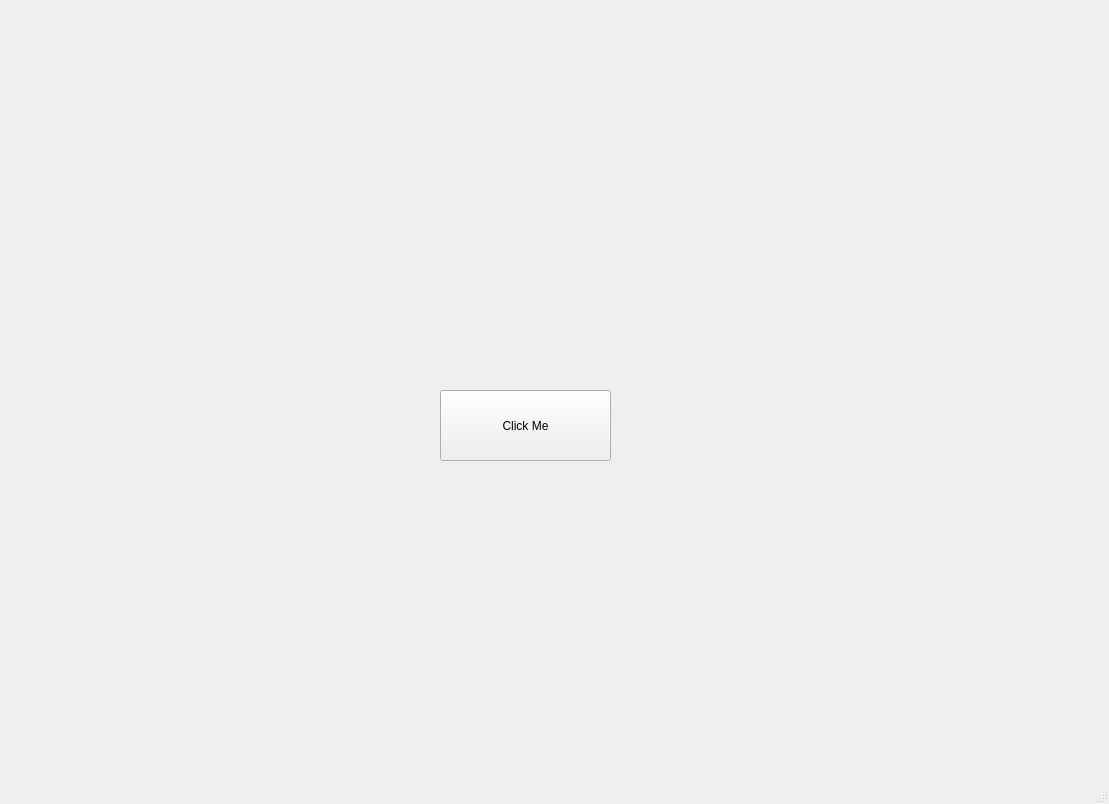
<?xml version="1.0" encoding="UTF-8"?>
<ui version="4.0">
 <class>HelloWorld</class>
 <widget class="QMainWindow" name="HelloWorld">
  <property name="geometry">
   <rect>
    <x>0</x>
    <y>0</y>
    <width>1109</width>
    <height>804</height>
   </rect>
  </property>
  <property name="windowTitle">
   <string>Hello World</string>
  </property>
  <widget class="QWidget" name="centralwidget">
   <widget class="QPushButton" name="btnGreeting">
    <property name="geometry">
     <rect>
      <x>440</x>
      <y>390</y>
      <width>171</width>
      <height>71</height>
     </rect>
    </property>
    <property name="text">
     <string>Click Me</string>
    </property>
   </widget>
  </widget>
  <widget class="QMenuBar" name="menubar">
   <property name="geometry">
    <rect>
     <x>0</x>
     <y>0</y>
     <width>1109</width>
     <height>26</height>
    </rect>
   </property>
  </widget>
  <widget class="QStatusBar" name="statusbar"/>
 </widget>
 <resources/>
 <connections/>
</ui>
